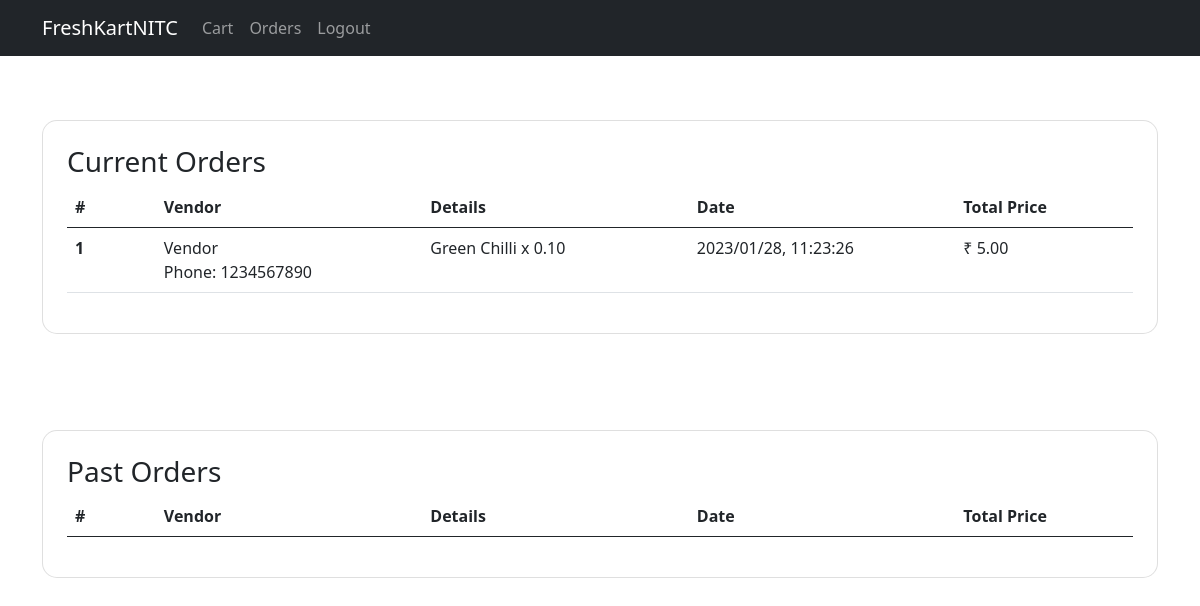
/orders (signed in), run on an earlier commit of the app's database.
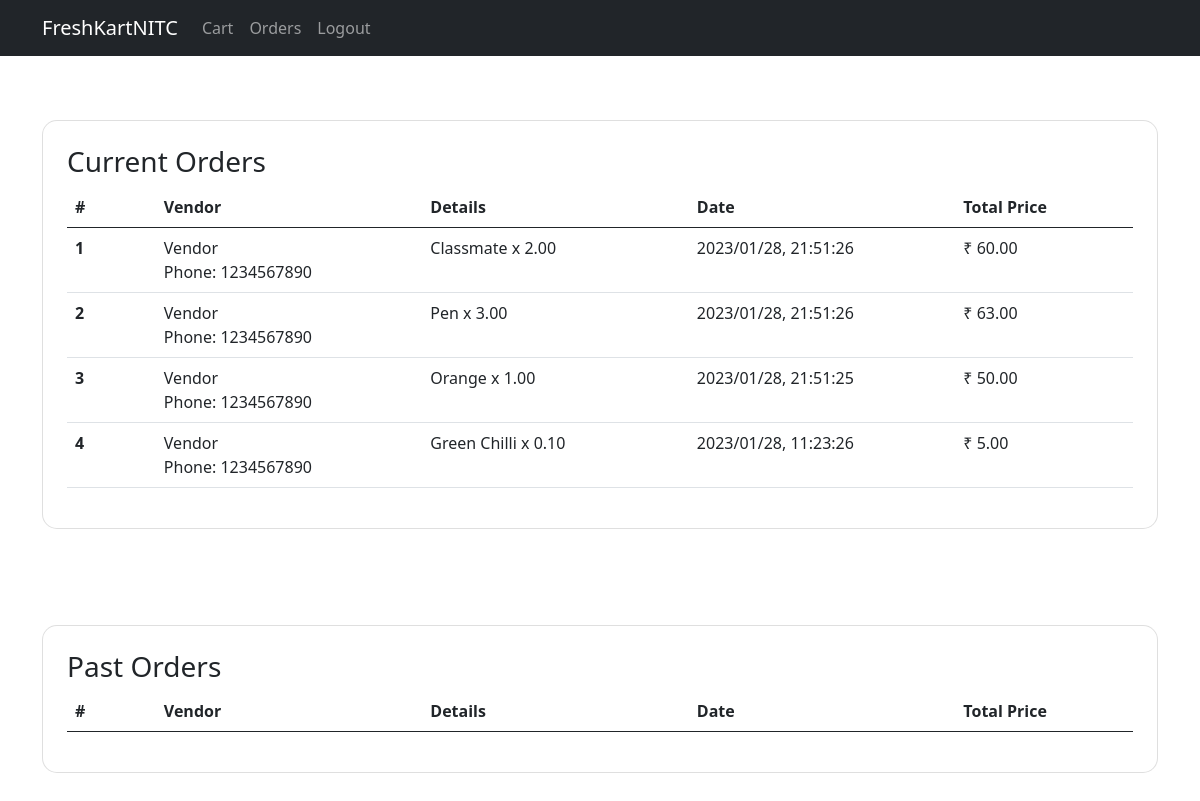
And on a later commit of the database.
### application/models.py (models this page shows)
class Vendors(db.Model):
    __tablename__ = 'vendors'
    id = db.Column(db.Integer, primary_key=True, autoincrement=True)
    name = db.Column(db.String(255), nullable=False)
    email = db.Column(db.String(255), nullable=False, unique=True)
    phone = db.Column(db.String(10), nullable=False)
    password = db.Column(db.String(255), nullable=False)

class Products(db.Model):
    __tablename__ = 'products'
    id = db.Column(db.Integer, primary_key=True, autoincrement=True)
    name = db.Column(db.String(255), nullable=False)
    vendor = db.Column(db.Integer, db.ForeignKey('vendors.id'), nullable=False)
    image = db.Column(db.String(255), nullable=False)
    category = db.Column(db.String(255), nullable=False)
    price = db.Column(db.Numeric(10,2), nullable=False)
    qty = db.Column(db.Numeric(10,2), nullable=False)
    unit = db.Column(db.String(255), nullable=False)

class Orders(db.Model):
    __tablename__ = 'orders'
    id = db.Column(db.Integer, primary_key=True, autoincrement=True)
    vendor = db.Column(db.Integer, db.ForeignKey('vendors.id'), nullable=False)
    user = db.Column(db.Integer, db.ForeignKey('users.id'), nullable=False)
    product = db.Column(db.Integer, db.ForeignKey('products.id'), nullable=False)
    date = db.Column(db.String(255), nullable=False)
    qty = db.Column(db.Numeric(10,2), nullable=False)
    price = db.Column(db.Numeric(10,2), nullable=False)
    state = db.Column(db.String(255), nullable=False)

### application/controllers.py (the view)
@app.route('/orders')
@buyer_login_required
def orders():
    orders, prev_orders = utils.get_orders(session['id'])
    return render_template('orders.html', orders=orders, prev_orders = prev_orders )

### application/controllers.py (called while the page is built)
def buyer_login_required(f):
    @wraps(f)
    def wrap(*args, **kwargs):
        if 'type' in session and session['type'] == 'Buyer' and 'status' in session:
            return f(*args, **kwargs)
        else:
            flash('Unauthorized Access','danger')
            return redirect(url_for('login'))
    return wrap

### application/utils.py (called while the page is built)
def get_orders(id):
    orders = Orders.query.filter_by(user=id).order_by(Orders.date.desc()).all()
    current_orders = []
    past_orders = []
    for order in orders:
        product = Products.query.filter_by(id=order.product).first()
        vendor = Vendors.query.filter_by(id=order.vendor).first()
        item = {
            'vendor_name': vendor.name,
            'vendor_phone': vendor.phone,
            'product_name': product.name,
            'qty': order.qty,
            'date': order.date,
            'price': round(order.price * order.qty,2)
        }
        if order.state == "Ordered":
            current_orders.append(item)
        elif order.state == "Delivered":
            past_orders.append(item)
    return current_orders,past_orders

### templates/orders.html (shortened to what this page needs)
{% extends 'base_buyer.html' %}
{% block content %}
<div class="container py-5 h-100">
    <div class="card" style="border-radius: 15px;">
        <div class="card-body p-4">
            <h3>Current Orders</h3>
            <table class="table">
                <thead>
                  <tr>
                    <th class = "col-1">#</th>
                    <th class = "col-3">Vendor</th>
                    <th class="col-3">Details</th>
                    <th class="col-3">Date</th>
                    <th class = "col-2">Total Price</th>
                  </tr>
                </thead>
                <tbody>
                    {% for order in orders %}
                        <tr>
                            <th>{{ loop.index }}</th>
                            <td>
                                <div>
                                    <span>{{order['vendor_name']}}
                                    <br>
                                    Phone: {{order['vendor_phone']}}</span>
                                </div>
                            </td>
                            <td>{{ order['product_name'] }} x {{ order['qty'] }}</td>
                            <td>{{ order['date'] }}</td>
                            <td>₹ {{ order['price'] }}</td>
                        </tr>
                    {% endfor %}
                </tbody>
              </table>
        </div>
    </div>
</div>
<div class="container py-5 h-100">
    <div class="card" style="border-radius: 15px;">
        <div class="card-body p-4">
            <h3>Past Orders</h3>
            <table class="table">
                <thead>
                  <tr>
                    <th class = "col-1">#</th>
                    <th class = "col-3">Vendor</th>
                    <th class="col-3">Details</th>
                    <th class="col-3">Date</th>
                    <th class = "col-2">Total Price</th>
                  </tr>
                </thead>
              </table>
        </div>
    </div>
</div>
{% endblock %}

### templates/base_buyer.html (shortened to what this page needs)
<!doctype html>
<html lang="en">
  <head>
    <link href="https://cdn.jsdelivr.net/npm/bootstrap@5.0.2/dist/css/bootstrap.min.css" rel="stylesheet"
>
  </head>
  <body>
    <nav class="navbar navbar-expand-md navbar-dark bg-dark">
        <div class="container">
            <a class="navbar-brand" href="{{ url_for('home')}}">FreshKartNITC</a>
            <div class="collapse navbar-collapse" id="navbarNav">
                <ul class="navbar-nav">
                    <li class="nav-item">
                        <a class="nav-link" href="{{ url_for('cart')}}">Cart</a>
                    </li>
                    <li class="nav-item">
                        <a class="nav-link" href="{{ url_for('orders')}}">Orders</a>
                    </li>
                    <li class="nav-item">
                        <a class="nav-link" href="{{ url_for('logout')}}">Logout</a>
                    </li>
                </ul>
            </div>
        </div>
    </nav>
    {% block content %} {% endblock %}
  </body>
</html>

What changed in the data, as far as the page shows it:
now on this page (row edited): Products: product_name "Classmate"
added Orders: qty "2.00", date "2023/01/28, 21:51:26"
now on this page (row edited): Products: product_name "Pen"
added Orders: qty "3.00", date "2023/01/28, 21:51:26"
now on this page (row edited): Products: product_name "Orange"
now on this page (row edited): Orders: qty "1.00", date "2023/01/28, 21:51:25"
Also different on the page:
new list line: "1 Phone: x ₹ 60.00"
new list line: "Vendor 1234567890"
new list line: "2 Phone: x ₹ 63.00"
new list line: "3 Phone: x ₹ 50.00"
